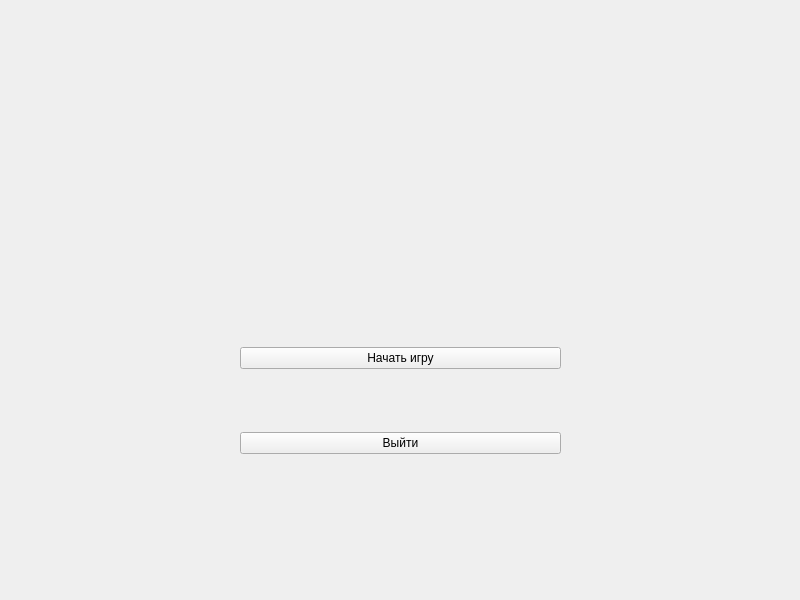
<?xml version="1.0" encoding="UTF-8"?>
<ui version="4.0">
 <class>game_window</class>
 <widget class="QWidget" name="game_window">
  <property name="geometry">
   <rect>
    <x>0</x>
    <y>0</y>
    <width>800</width>
    <height>600</height>
   </rect>
  </property>
  <property name="windowTitle">
   <string>game_window</string>
  </property>
  <widget class="QWidget" name="verticalLayoutWidget">
   <property name="geometry">
    <rect>
     <x>240</x>
     <y>290</y>
     <width>321</width>
     <height>221</height>
    </rect>
   </property>
   <layout class="QVBoxLayout" name="verticalLayout">
    <item>
     <widget class="QPushButton" name="start">
      <property name="text">
       <string>Начать игру</string>
      </property>
     </widget>
    </item>
    <item>
     <widget class="QPushButton" name="exit">
      <property name="text">
       <string>Выйти</string>
      </property>
     </widget>
    </item>
   </layout>
  </widget>
  <widget class="QLabel" name="label">
   <property name="geometry">
    <rect>
     <x>0</x>
     <y>0</y>
     <width>801</width>
     <height>601</height>
    </rect>
   </property>
   <property name="text">
    <string/>
   </property>
  </widget>
  <zorder>label</zorder>
  <zorder>verticalLayoutWidget</zorder>
 </widget>
 <resources/>
 <connections/>
</ui>
